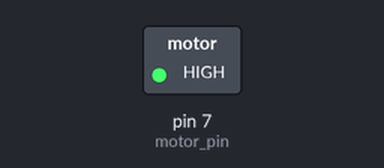
Recording of a sketch running on a simulated Arduino Uno, built with avr-gcc and run on an emulated ATmega328P. On the bench: switched loads named in the sketch (green lamp = pin HIGH).

Above: at 1.0 s.
At 3.0 s:
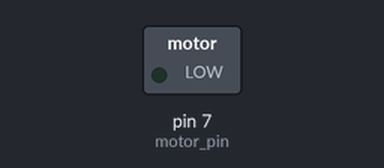
Timing chart, 0 to 5.2 s (numbered marks = the images above):
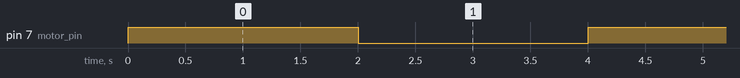

Measured:
- by itself, pin 7 (motor_pin): alternates HIGH for 2.0 s and LOW for 2.0 s

The sketch:

Motor_1CH.ino
```cpp
#define motor_pin 7

void setup() {
  // put your setup code here, to run once:
  pinMode(motor_pin, OUTPUT);
}

void loop() {
  // put your main code here, to run repeatedly:
  digitalWrite(motor_pin, HIGH);
  delay(2000);
  digitalWrite(motor_pin, LOW);
  delay(2000);
}
```
